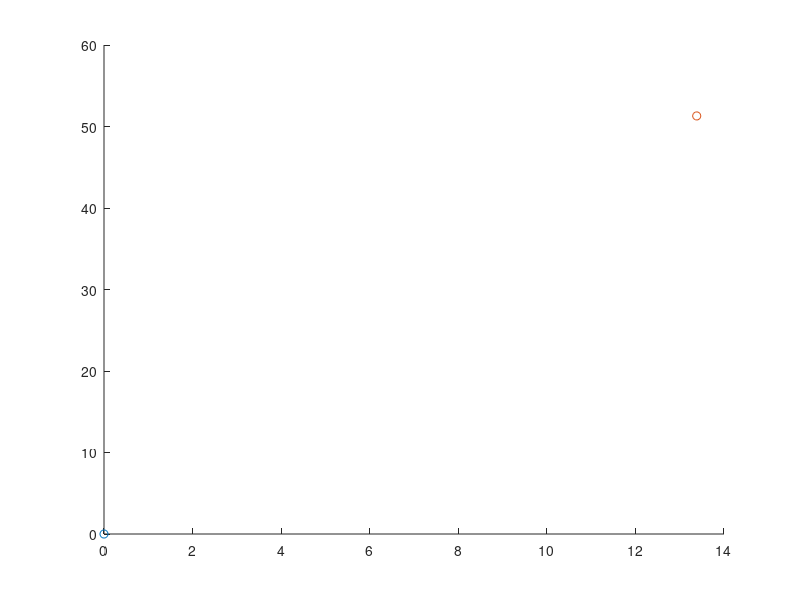

The MATLAB source for this figure: (Note: this script raises an error after producing the figure.)
close all; clear all; 
% Set the axis limits
x1min = 0; x1max = 23; x2min = 0; x2max = 65; %check best limits
%set step size for x1 and x2;
x1step = 6; x2step = 10; 
%generate mesh for plotting
[x1, x2] = meshgrid(x1min:1:x2max, x2min:1:x2max);

%set parameter values 
a = .831; 
b = .0162;
c = .2824;
d = .0211;

% Define the system of equations 
%for this example we consider the equation 
%           dx1/dt = a*x2
%           dx2/dt = -x1

dx1 = -a*x1 + b*x1.*x2;  
dx2 = c*x2 - d*x1.*x2; 

%normalize vectors (to help plotting)
dx1 = dx1./sqrt(dx1.^2 + dx2.^2); 
dx2 = dx2./sqrt(dx1.^2 + dx2.^2); 
% Generate the vector field
%this is below now
% plot Nullclines:
nullxmin = -10; nullxmax = 20; nullymin = -10; nullymax =  65;
nullx0min = -10; nullx0max = 20;
nullx = a/b;
nullx0 = 0;
nully = c/d;
nully0 = 0;
y = nullymin:1:nullymax;
%plot EQ points '-o'
hold on
plot(0, 0, '-o')
plot(c/d, a/b, '-o')
fplot(nullx)
fplot(nullx0)
plot(nully*ones(1,size(y,2)), y, 'LineWidth', 1)
plot(nully0*ones(1,size(y,2)), y, 'LineWidth', 1)

% plot(X, ones(size(X))*(c/d))
quiver(x1, x2, dx1,dx2,'AutoScaleFactor',0.5)
legend('Equilibria 1', 'Equilibria 2', 'v - null: a/b', 'v - null: 0', 'h - null: c/d', 'h - null: 0', 'Direction Field' )
%change axes limits, add labels
axis([x1min x1max x2min x2max])
xlabel('$x_1$','Interpreter','latex')
ylabel('$x_2$','Interpreter','latex')
title('Direction Field of Lotka-Volterra Model')
hold off


